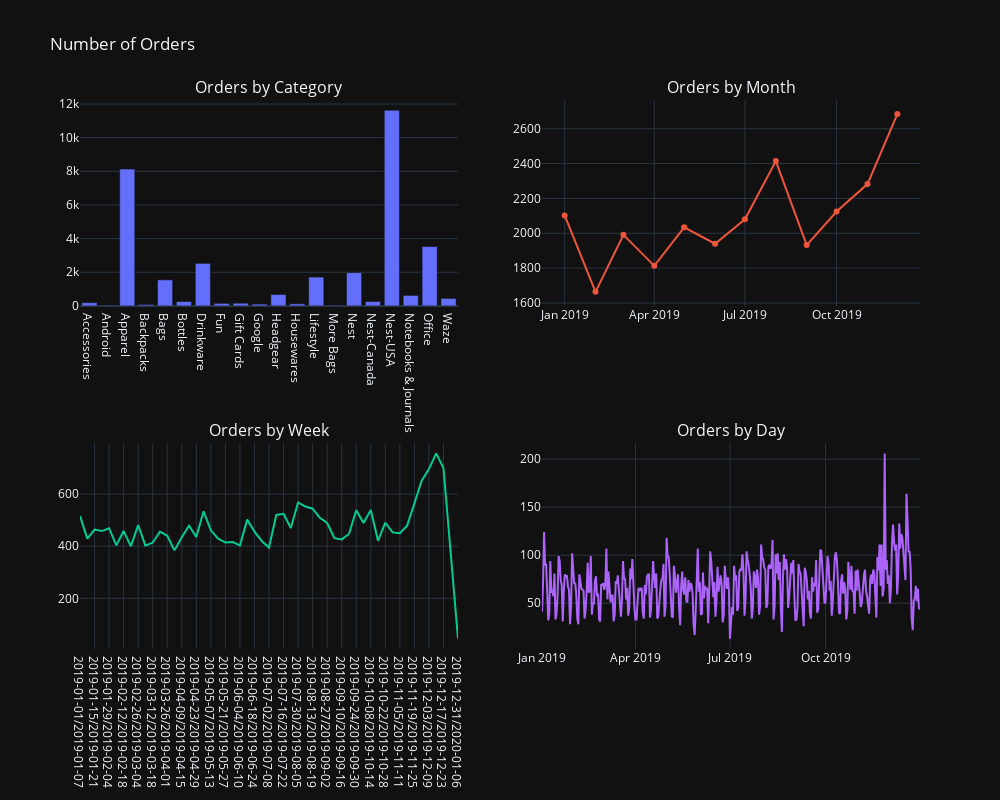

Here is the notebook cell this chart was saved with:
### Code cell
# Calculating number of orders by category, by month, by week, and by day
orders_by_category = cust_360.groupby('Product_Category')['Transaction_ID'].nunique().reset_index()
orders_by_month = cust_360.groupby(cust_360['Transaction_Date'].dt.to_period('M'))['Transaction_ID'].nunique().reset_index()
orders_by_week = cust_360.groupby(cust_360['Transaction_Date'].dt.to_period('W-MON'))['Transaction_ID'].nunique().reset_index()
orders_by_day = cust_360.groupby(cust_360['Transaction_Date'].dt.to_period('D'))['Transaction_ID'].nunique().reset_index()

# Converting Periods to strings
orders_by_month['Transaction_Date'] = orders_by_month['Transaction_Date'].astype(str)
orders_by_week['Transaction_Date'] = orders_by_week['Transaction_Date'].astype(str)
orders_by_day['Transaction_Date'] = orders_by_day['Transaction_Date'].astype(str)

# Creating subplots
fig = make_subplots(rows=2, cols=2,
                    subplot_titles=("Orders by Category", "Orders by Month", "Orders by Week", "Orders by Day"),
                    specs=[[{'rowspan': 1, 'colspan': 1}, {'rowspan': 1, 'colspan': 1}],
                           [{'rowspan': 1, 'colspan': 1}, {'rowspan': 1, 'colspan': 1}]])

# Adding traces to the subplots
fig.add_trace(go.Bar(x=orders_by_category['Product_Category'], y=orders_by_category['Transaction_ID']), row=1, col=1)
fig.add_trace(go.Line(x=orders_by_month['Transaction_Date'], y=orders_by_month['Transaction_ID']), row=1, col=2)
fig.add_trace(go.Line(x=orders_by_week['Transaction_Date'], y=orders_by_week['Transaction_ID']), row=2, col=1)
fig.add_trace(go.Line(x=orders_by_day['Transaction_Date'], y=orders_by_day['Transaction_ID']), row=2, col=2)

# Update layout for better appearance
fig.update_layout(title="Number of Orders",
                  showlegend=False,
                  template="plotly_dark",
                  width=1000,  # Set the width of the entire subplot
                  height=800)  # Set the height of the entire subplot

# Show the plot
fig.show()

### Figure 1 — Plotly figure (JSON) as saved in the notebook; plotly's stock layout.template omitted (floating-point values rounded to 4 significant figures; data arrays with more than 128 entries replaced by an {"elided": "..."} marker saying what was removed)
{"data": [{"type": "bar", "x": ["Accessories", "Android", "Apparel", "Backpacks", "Bags", "Bottles", "Drinkware", "Fun", "Gift Cards", "Google", "Headgear", "Housewares", "Lifestyle", "More Bags", "Nest", "Nest-Canada", "Nest-USA", "Notebooks & Journals", "Office", "Waze"], "xaxis": "x", "y": [191, 43, 8129, 84, 1545, 258, 2524, 146, 157, 105, 674, 122, 1712, 40, 1974, 258, 11626, 620, 3526, 442], "yaxis": "y"}, {"type": "scatter", "x": ["2019-01", "2019-02", "2019-03", "2019-04", "2019-05", "2019-06", "2019-07", "2019-08", "2019-09", "2019-10", "2019-11", "2019-12"], "xaxis": "x2", "y": [2102, 1664, 1991, 1813, 2034, 1940, 2080, 2414, 1932, 2125, 2282, 2684], "yaxis": "y2"}, {"type": "scatter", "x": ["2019-01-01/2019-01-07", "2019-01-08/2019-01-14", "2019-01-15/2019-01-21", "2019-01-22/2019-01-28", "2019-01-29/2019-02-04", "2019-02-05/2019-02-11", "2019-02-12/2019-02-18", "2019-02-19/2019-02-25", "2019-02-26/2019-03-04", "2019-03-05/2019-03-11", "2019-03-12/2019-03-18", "2019-03-19/2019-03-25", "2019-03-26/2019-04-01", "2019-04-02/2019-04-08", "2019-04-09/2019-04-15", "2019-04-16/2019-04-22", "2019-04-23/2019-04-29", "2019-04-30/2019-05-06", "2019-05-07/2019-05-13", "2019-05-14/2019-05-20", "2019-05-21/2019-05-27", "2019-05-28/2019-06-03", "2019-06-04/2019-06-10", "2019-06-11/2019-06-17", "2019-06-18/2019-06-24", "2019-06-25/2019-07-01", "2019-07-02/2019-07-08", "2019-07-09/2019-07-15", "2019-07-16/2019-07-22", "2019-07-23/2019-07-29", "2019-07-30/2019-08-05", "2019-08-06/2019-08-12", "2019-08-13/2019-08-19", "2019-08-20/2019-08-26", "2019-08-27/2019-09-02", "2019-09-03/2019-09-09", "2019-09-10/2019-09-16", "2019-09-17/2019-09-23", "2019-09-24/2019-09-30", "2019-10-01/2019-10-07", "2019-10-08/2019-10-14", "2019-10-15/2019-10-21", "2019-10-22/2019-10-28", "2019-10-29/2019-11-04", "2019-11-05/2019-11-11", "2019-11-12/2019-11-18", "2019-11-19/2019-11-25", "2019-11-26/2019-12-02", "2019-12-03/2019-12-09", "2019-12-10/2019-12-16", "2019-12-17/2019-12-23", "2019-12-24/2019-12-30", "2019-12-31/2020-01-06"], "xaxis": "x3", "y": [516, 429, 464, 458, 469, 403, 458, 400, 481, 402, 414, 456, 440, 384, 434, 479, 435, 534, 461, 429, 414, 416, 403, 502, 456, 420, 395, 520, 524, 470, 568, 552, 544, 509, 489, 431, 426, 447, 538, 489, 539, 421, 490, 453, 450, 479, 564, 651, 696, 756, 700, 358, 45], "yaxis": "y3"}, {"type": "scatter", "x": {"elided": "365 str values"}, "xaxis": "x4", "y": {"elided": "365 int values"}, "yaxis": "y4"}], "layout": {"annotations": [{"font": {"size": 16}, "showarrow": false, "text": "Orders by Category", "x": 0.225, "xanchor": "center", "xref": "paper", "y": 1, "yanchor": "bottom", "yref": "paper"}, {"font": {"size": 16}, "showarrow": false, "text": "Orders by Month", "x": 0.775, "xanchor": "center", "xref": "paper", "y": 1, "yanchor": "bottom", "yref": "paper"}, {"font": {"size": 16}, "showarrow": false, "text": "Orders by Week", "x": 0.225, "xanchor": "center", "xref": "paper", "y": 0.375, "yanchor": "bottom", "yref": "paper"}, {"font": {"size": 16}, "showarrow": false, "text": "Orders by Day", "x": 0.775, "xanchor": "center", "xref": "paper", "y": 0.375, "yanchor": "bottom", "yref": "paper"}], "height": 800, "showlegend": false, "title": {"text": "Number of Orders"}, "width": 1000, "xaxis": {"anchor": "y", "domain": [0, 0.45]}, "xaxis2": {"anchor": "y2", "domain": [0.55, 1]}, "xaxis3": {"anchor": "y3", "domain": [0, 0.45]}, "xaxis4": {"anchor": "y4", "domain": [0.55, 1]}, "yaxis": {"anchor": "x", "domain": [0.625, 1]}, "yaxis2": {"anchor": "x2", "domain": [0.625, 1]}, "yaxis3": {"anchor": "x3", "domain": [0, 0.375]}, "yaxis4": {"anchor": "x4", "domain": [0, 0.375]}}}
